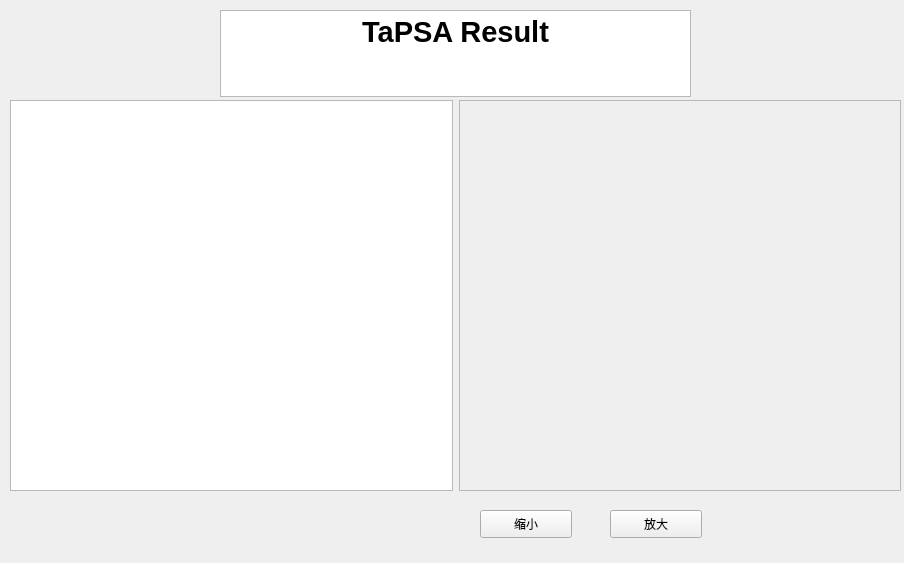
<?xml version="1.0" encoding="UTF-8"?>
<ui version="4.0">
 <class>tasparesult</class>
 <widget class="QWidget" name="tasparesult">
  <property name="geometry">
   <rect>
    <x>0</x>
    <y>0</y>
    <width>904</width>
    <height>563</height>
   </rect>
  </property>
  <property name="windowTitle">
   <string>TaPSA Result</string>
  </property>
  <widget class="QPushButton" name="pushButton">
   <property name="geometry">
    <rect>
     <x>480</x>
     <y>510</y>
     <width>92</width>
     <height>28</height>
    </rect>
   </property>
   <property name="text">
    <string>缩小</string>
   </property>
  </widget>
  <widget class="QPushButton" name="pushButton_2">
   <property name="geometry">
    <rect>
     <x>610</x>
     <y>510</y>
     <width>92</width>
     <height>28</height>
    </rect>
   </property>
   <property name="text">
    <string>放大</string>
   </property>
  </widget>
  <widget class="QWidget" name="verticalLayoutWidget">
   <property name="geometry">
    <rect>
     <x>220</x>
     <y>10</y>
     <width>471</width>
     <height>87</height>
    </rect>
   </property>
   <layout class="QVBoxLayout" name="verticalLayout">
    <item>
     <widget class="QTextBrowser" name="textBrowser">
      <property name="html">
       <string>&lt;!DOCTYPE HTML PUBLIC &quot;-//W3C//DTD HTML 4.0//EN&quot; &quot;http://www.w3.org/TR/REC-html40/strict.dtd&quot;&gt;
&lt;html&gt;&lt;head&gt;&lt;meta name=&quot;qrichtext&quot; content=&quot;1&quot; /&gt;&lt;meta charset=&quot;utf-8&quot; /&gt;&lt;style type=&quot;text/css&quot;&gt;
p, li { white-space: pre-wrap; }
hr { height: 1px; border-width: 0; }
li.unchecked::marker { content: &quot;\2610&quot;; }
li.checked::marker { content: &quot;\2612&quot;; }
&lt;/style&gt;&lt;/head&gt;&lt;body style=&quot; font-family:'Microsoft YaHei UI'; font-size:9pt; font-weight:400; font-style:normal;&quot;&gt;
&lt;p align=&quot;center&quot; style=&quot; margin-top:0px; margin-bottom:0px; margin-left:0px; margin-right:0px; -qt-block-indent:0; text-indent:0px;&quot;&gt;&lt;span style=&quot; font-size:22pt; font-weight:700;&quot;&gt;TaPSA Result&lt;/span&gt;&lt;/p&gt;&lt;/body&gt;&lt;/html&gt;</string>
      </property>
     </widget>
    </item>
   </layout>
  </widget>
  <widget class="QWidget" name="layoutWidget">
   <property name="geometry">
    <rect>
     <x>10</x>
     <y>100</y>
     <width>891</width>
     <height>391</height>
    </rect>
   </property>
   <layout class="QHBoxLayout" name="horizontalLayout">
    <item>
     <widget class="QPlainTextEdit" name="plainTextEdit"/>
    </item>
    <item>
     <widget class="QScrollArea" name="scrollArea">
      <property name="widgetResizable">
       <bool>true</bool>
      </property>
      <widget class="QWidget" name="scrollAreaWidgetContents">
       <property name="geometry">
        <rect>
         <x>0</x>
         <y>0</y>
         <width>439</width>
         <height>387</height>
        </rect>
       </property>
      </widget>
     </widget>
    </item>
   </layout>
  </widget>
 </widget>
 <resources/>
 <connections/>
</ui>
